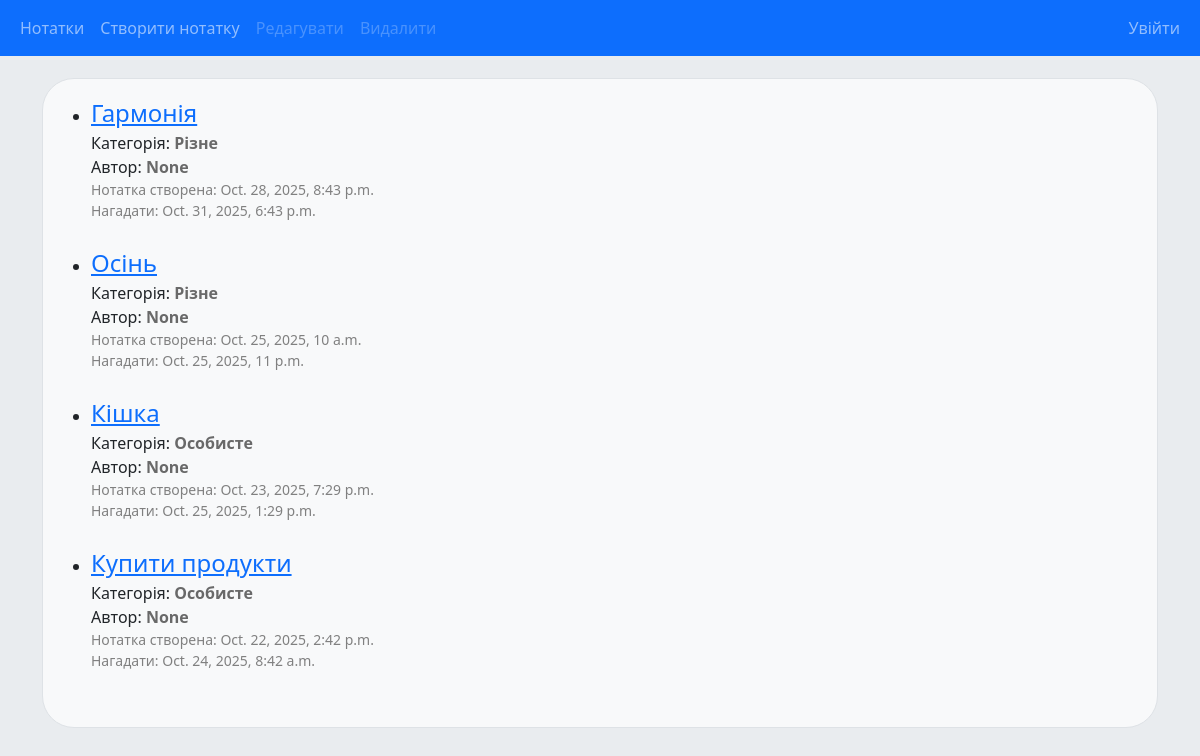
Page /notes/ on the earlier database version.
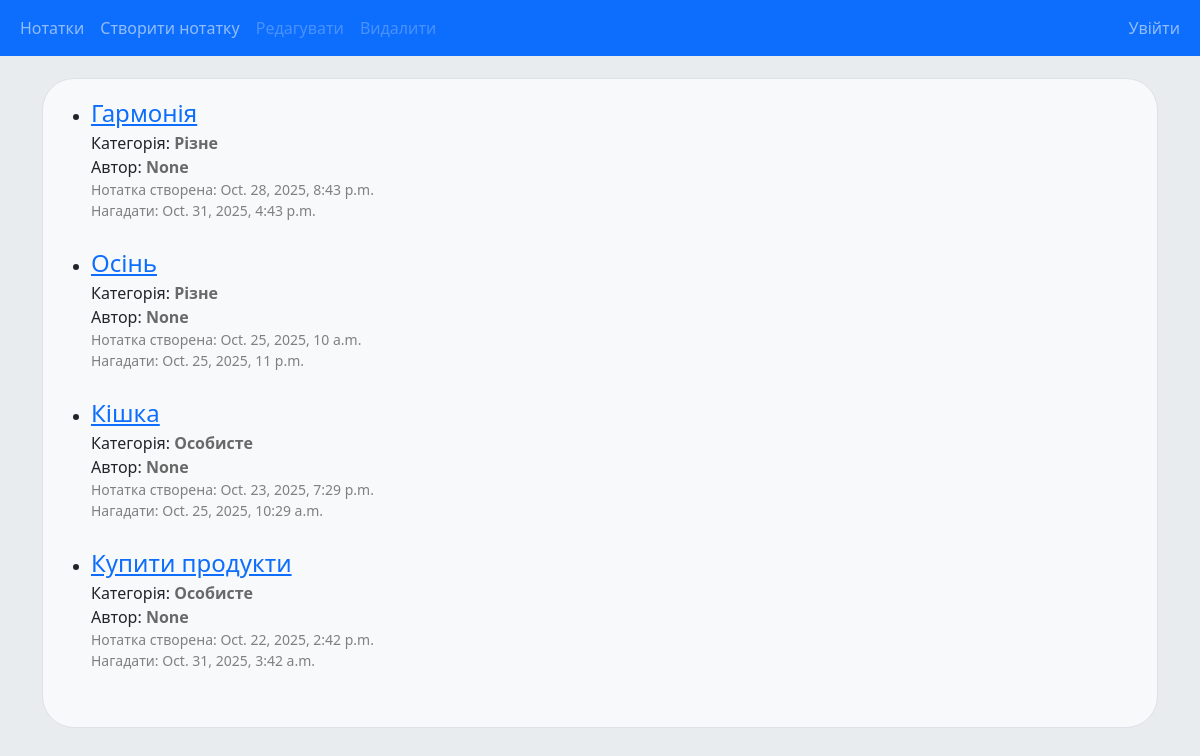
Same page on the later database version.
### notes/models.py (models this page shows, shortened)
class Note(models.Model):
    note_category = models.ForeignKey(Category, on_delete=models.CASCADE)
    note_title = models.CharField(max_length=200)
    note_text = models.TextField()
    note_reminder = models.DateTimeField("date reminder")
    note_created_at = models.DateTimeField(auto_now_add=True)
    author = models.ForeignKey(User, on_delete=models.SET_NULL, null=True, blank=True)

class Category(models.Model):
    cat_title = models.CharField(max_length=200)

### notes/views.py (the view)
# urls.py: path("", views.IndexView.as_view(), name="index"),
class IndexView(generic.ListView):
    template_name = "notes/index.html"
    context_object_name = "notes_list"
    def get_queryset(self):
        return Note.objects.all().order_by('-note_created_at')

### notes/templates/notes/index.html (shortened to what this page needs)
{% extends "notes/base.html" %}
{% block content %}
    {% if notes_list %}
        <ul>
            {% for note in notes_list %}
                <li><a href="{% url 'notes:note_detail' note.id %}" class="fs-4">{{ note.note_title }}</a></li>
                <small id="category">
                    <span>Категорія: </span>
                    <span style="color: dimgray; font-weight: bold;">{{ note.note_category.cat_title }}</span>
                </small><br>
                <small id="category">
                    <span>Автор: </span>
                    <span style="color: dimgray; font-weight: bold;">{{ note.author }}</span>
                </small><br>
                <small style="color: gray;">Нотатка створена: {{ note.note_created_at }}</small><br>
                <small style="color: gray;">Нагадати: {{ note.note_reminder }}</small>
                <br><br>
            {% endfor %}
        </ul>
    {% else %}
        <p>No notes are available.</p>
    {% endif %}
{% endblock %}

### notes/templates/notes/base.html (shortened to what this page needs)
{% load static %}
<link rel="stylesheet" href="{% static 'notes/css/style.css' %}">
<link rel="stylesheet" href="{% static 'notes/css/bootstrap.css' %}">
{% load crispy_forms_tags %}
<!DOCTYPE html>
<html lang="en">
<head>
</head>
<body style="background-color: #e9ecef">
    <div style="padding-top:30px;"></div>
    <div class="container">
        <nav class="navbar navbar-expand-sm bg-primary navbar-dark fixed-top">
            <div class="container-fluid">
                <ul class="navbar-nav">
                    {% block index %}
                    <li class="nav-item">
                        <a class="nav-link" href="{% url 'notes:index' %}">Нотатки</a>
                    </li>
                    {% endblock %}
                    {% block new %}
                    <li class="nav-item">
                        <a class="nav-link" href="{% url 'notes:add_note' %}">Створити нотатку</a>
                    </li>
                    {% endblock %}
                    {% block edit %}
                        <li class="nav-item">
                            <a class="nav-link disabled" href="#">Редагувати</a>
                        </li>
                    {% endblock %}
                    {% block delete %}
                        <li class="nav-item">
                            <a class="nav-link disabled" href="#" data-bs-toggle="modal" data-bs-target="#confirmDeleteModal">Видалити</a>
                        </li>
                    {% endblock %}
                </ul>
                <ul class="navbar-nav ms-auto">
                    {% block menu_user %}
                        {% if user.is_authenticated %}
                            <li class="nav-item">
                                <form id="logout-form" method="post" action="{% url 'logout' %}">
                                    {% csrf_token %}
                                    <button type="submit" class="nav-link">Вихід  {{ user.get_username }}</button>
                                </form>
                            </li>
                        {% else %}
                            <li class="nav-item">
                                <a class="nav-link" href="{% url 'login' %}?next={{ request.path }}">Увійти</a>
                            </li>
                        {% endif %}
                    {% endblock %}
                </ul>
            </div>
        </nav>
        <div class="container-md bg-light p-3 my-5 rounded-5 border">
            <div id="content">
                {% block content %}{% endblock %}
            </div>
        </div>
    </div>
</body>
</html>

### notes/static/notes/css/style.css (style rules this page uses)
body { font-family: Arial, sans-serif; margin: 4em; background-color: #f1f1f1; }
a { color: #005BFF; text-decoration: none; font-size: 24px; }
#category { font-size: 16px; }

Differences in the rows shown:
changed Note "Гармонія": note_reminder "Oct. 31, 2025, 6:43 p.m." → "Oct. 31, 2025, 4:43 p.m."
changed Note "Кішка": note_reminder "Oct. 25, 2025, 1:29 p.m." → "Oct. 25, 2025, 10:29 a.m."
changed Note "Купити продукти": note_reminder "Oct. 24, 2025, 8:42 a.m." → "Oct. 31, 2025, 3:42 a.m."
